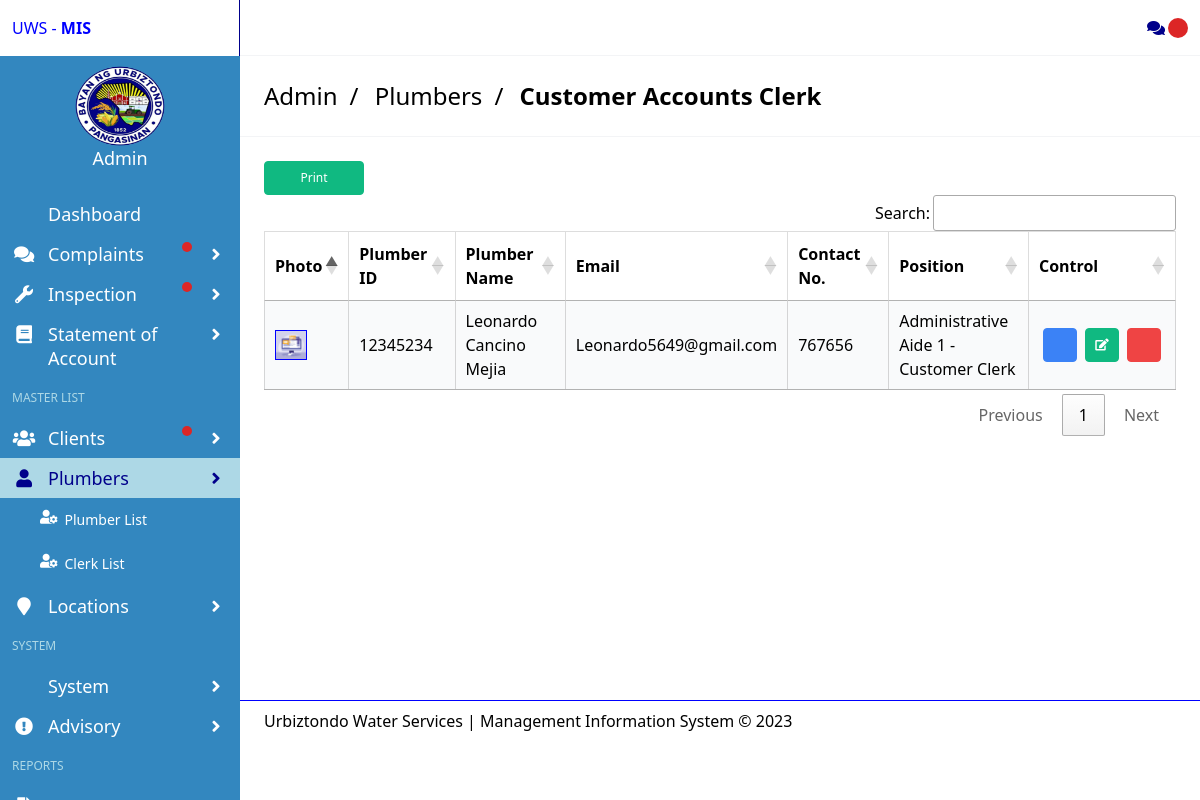
Page /admin/clerk.php (signed in) on the committed database.
### tables this page shows
CREATE TABLE `tblplumber` (
  `plumber_ID` int(50) NOT NULL,
  `plumber_no` int(50) NOT NULL,
  `Fname` varchar(50) NOT NULL,
  `Mname` varchar(50) NOT NULL,
  `Lname` varchar(50) NOT NULL,
  `house_no` decimal(10,0) NOT NULL,
  `address_ID` int(11) NOT NULL,
  `Email` varchar(50) NOT NULL,
  `ContactNo` decimal(10,0) NOT NULL,
  `Username` varchar(50) DEFAULT NULL,
  `Password` varchar(150) DEFAULT NULL,
  `position` varchar(50) NOT NULL,
  `RegDate` date NOT NULL,
  `UserStatus` int(11) NOT NULL,
  `images` varchar(150) NOT NULL,
  `chat_status` varchar(50) NOT NULL,
  `admin_ID` int(11) NOT NULL
);

### admin/clerk.php (the view, shortened to what this page needs)
<?php include 'includes/session.php';?>
<?php include 'includes/header.php' ?>
<?php include 'includes/topbar.php' ?>
<?php $page = "plumber"; include 'includes/leftbar.php' ?>
<section class="is-title-bar">
  <div class="flex flex-col md:flex-row items-center justify-between space-y-6 md:space-y-0">
    <ul>
    <li style='color:black'>Admin</li>
        <li style='color:black'>Plumbers</li>
        <li style='color:black'> Customer Accounts Clerk</li>
    </ul>
  </div>
  </section>
  <section class="section main-section">
<form method="POST">
<div  >
      <div class="flex flex-col md:flex-row items-center justify-between space-y-3 md:space-y-0">
		<button type='button' name='btndel' class='button small green --jb-modal'   onclick="window.open('print/print-plumber.php', '_blank','pagename','resizable,height=500,width=1000')" id='myButton' style='width:100px'>
				<span class='icon'>Print</span>
		</button>
      </div>
    </div>
	<table id="dataTable"  class="cell-border" with="100"  >
	<thead style="color:black;">
			  <tr>
			  <tr>
				<th>Photo</th>
				<th>Plumber ID</th>
				<th>Plumber Name</th>
                <th>Email</th>
                <th>Contact No.</th>
                <th>Position</th>
                <th>Control</th>
			  </tr>
			  </thead>
			  <tbody >
					<?php
				$qry="SELECT *,tblplumber.plumber_ID AS pid FROM tblplumber WHERE position = 'clerk'";
				$query = $connect->query($qry);
						$num=mysqli_num_rows($query);
						if($num>0)
						{
						while($row = $query->fetch_assoc()){
							if($row['position']=='plumber')
								{
									$status = "Administrative Aide 1 - Plumber";
								}else
								{
									$status =  "Administrative Aide 1 - Customer  Clerk";
								}
							?>
						<tr>
						<td class="image-cell">
						<img class="pic"  src="<?php echo (!empty($row['images']))? '../upload/plumber/'.$row['images']:'../upload/plumber/images.jpg'; ?>"
						width='50%' height='50%' style='border: solid blue 1px' class="rounded-full">
						</td>
						<td data-label="House_No"><?php echo $row['plumber_no']?></td>
						<td data-label="Plumber Name"><?php echo $row['Fname'].' '.$row['Mname'].' '. $row['Lname'] ?></td>
						<td data-label="Email"><?php echo $row['Email']?></td>
						<td data-label="Contact No."><?php echo $row['ContactNo']?></td>
						<td data-label="position"><?php echo $status?></td>
						<td class="actions-cell">
						<div class='buttons right nowrap'>
							<a  href="view-plumber.php?ctid=<?php echo $row['pid'];?>" class='button small blue --jb-modal'  data-target='sample-modal-2' type='button'  >
								  <span class='icon'><i class='mdi mdi-eye'></i></span>
							</a>
							<a type='button' href="edit-plumber.php?ctid=<?php echo $row['pid'];?>"  class='button small green --jb-modal'  data-target='sample-modal-3' type='button'>
							  <span class='icon'><i class='fa fa-edit'></i></span>
							</a>
							<a type='button' href="CRUD/delete-plumber.php?ctid=<?php echo $row['pid'];?>"  onclick="return confirm('Are you sure you want to Delete this User?')" class='button small red --jb-modal' data-target='sample-modal' type='button'>
							  <span class='icon'><i class='mdi mdi-trash-can'></i></span>
						</a>
						  </div>
						</td>
						</tr>
						<?php }
					}
					else{
					?>
						<tr>
							<td colspan='7' style='text-align:center;font-weight:bold;background:white'><br><br>--NO PLUMBER APPROVE--</td>
						</tr>
					<?php }?>
			  </tbody>
                        </table>
						</form>
  </section>
  <br>
  <br>
  <br>
  <br>
  <br>
  <br>
  <br>
  <br>
  <br>
  <br>
<?php include 'includes/footer.php' ?>

### admin/includes/header.php (style rules this page uses)
th { border-top: 1px solid #dddddd; border-bottom: 1px solid #dddddd; border-right: 1px solid #dddddd; }
th:first-child { border-left: 1px solid #dddddd; }

### admin/clerk.php (style rules this page uses)
table.dataTable thead th { border-bottom: 1px solid #111; }

### rows in the picture
tblplumber: images (picture), plumber_no "12345234", Fname "Leonardo", Mname "Cancino", Lname "Mejia", Email "Leonardo5649@gmail.com", ContactNo "767656", position "Administrative Aide 1 - Customer Clerk"
